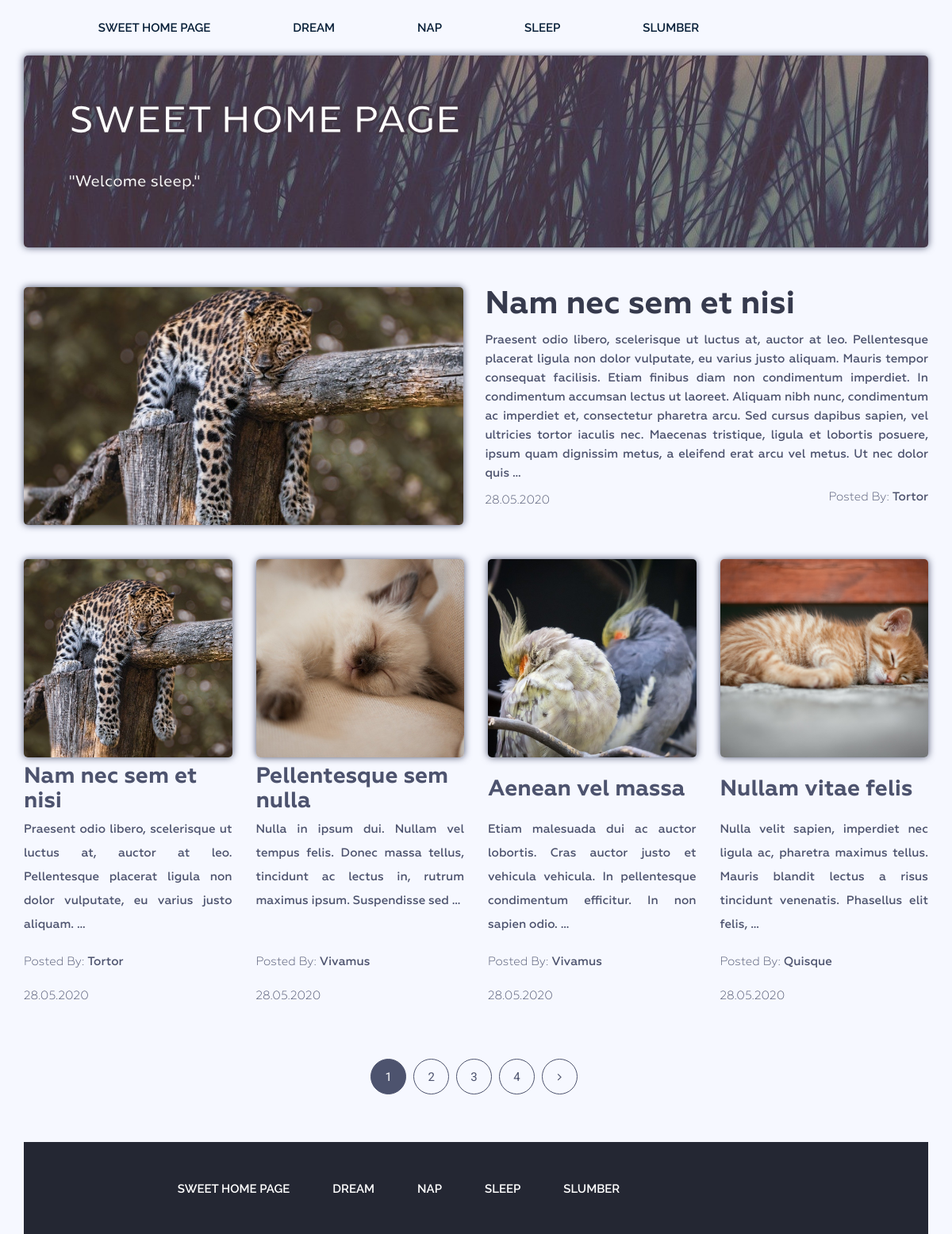
The page / on the database its author committed.
### blogapp/models.py (models this page shows)
class Category(models.Model):
    title = models.CharField(max_length=50)
    slug = models.SlugField(max_length=50, unique=True)
    quote = models.CharField(max_length=255)
    def __str__(self):
        return self.title
    def get_absolute_url(self):
        return reverse(viewname='category', kwargs={'slug': self.slug})
    class Meta:
        verbose_name_plural = 'Categories'
        ordering = ['title']

class Post(models.Model):
    title = models.CharField(max_length=150)
    slug = models.SlugField(max_length=150, unique=True)
    content = models.TextField(blank=True)
    author = models.CharField(max_length=150)
    created_at = models.DateTimeField(auto_now_add=True)
    photo = models.ImageField(upload_to='photos/%Y/%m/%d/', blank=True)
    views = models.IntegerField(default=0)
    category = models.ForeignKey(Category, on_delete=models.PROTECT, related_name='posts')
    tags = models.ManyToManyField(Tag, blank=True, related_name='posts')
    def __str__(self):
        return self.title
    def get_absolute_url(self):
        return reverse(viewname='post', kwargs={'slug': self.slug})
    class Meta:
        ordering = ['-created_at']

### blogapp/views.py (the view)
class HomePage(ListView):
    model = Post
    template_name = 'blogapp/index.html'
    context_object_name = 'posts'
    paginate_by = 4
    allow_empty = False
    def get_context_data(self, *, object_list=None, **kwargs):
        context = super().get_context_data(**kwargs)
        context['title'] = 'Sweet Home Page'
        return context

### blogapp/templatetags/menu_tags.py (called while the page is built)
@register.inclusion_tag('blogapp/menu_tpl.html')
def show_menu(menu_class='menu'):
    categories = Category.objects.all()
    return {'categories': categories, 'menu_class': menu_class, }

### blogapp/templates/blogapp/index.html (shortened to what this page needs)
{% extends 'base.html' %}
{% load static %}
{% load menu_tags %}
{% block content %}
<section class="bg-text-area">
    <div class="container">
        <div class="row">
            <div class="col-md-12">
                <div class="bg-text">
                    <h3>{{ title }}</h3>
                    {% if quote %}
                        <p>{{ quote }}</p>
                    {% else %}
                        <p>"Welcome sleep."</p>
                    {% endif %}
                </div>
            </div>
        </div>
    </div>
</section>
    <section class="blog-post-area">
    <div class="container">
        <div class="row">
            <div class="blog-post-area-style">
                    <div class="col-md-12">
                        <div class="single-post-big">
                            {% with posts|first as last_post %}
                            <div class="big-image">
                                <img src="{{ last_post.photo.url }}" height="10">
                            </div>
                            <div class="big-text">
                                <h3><a href="{{last_post.get_absolute_url}}">{{ last_post }}</a></h3>
                                <p>{{ last_post.content|safe|truncatewords_html:75 }}</p>
                                <h4><span class="date">{{last_post.created_at|date:"d.m.Y"}}</span><span class="author">Posted By: <span class="author-name">{{last_post.author}}</span></span>
                                </h4>
                            </div>
                            {% endwith %}
                        </div>
                    </div>
                    {% for post in posts %}
                    <div class="col-md-3">
                        <div class="single-post">
                                <img alt="" class="float-left mr-3" src="{{ post.photo.url }}">
                            <h3><a href="{{ post.get_absolute_url }}">{{ post.title }}</a></h3>
                            <span>{{ post.content|safe|truncatewords_html:20 }}</span>
                            <h4><span>Posted By: <span class="author-name">{{ post.author }}</span></span></h4>
                            <h4><span>{{ post.created_at|date:"d.m.Y"}}</span></h4>
                        </div>
                    </div>
                    {% endfor %}
            </div>
        </div>
    </div>
    {% include 'inc/_pagination.html' %}
</section>
{% endblock %}

### templates/base.html (shortened to what this page needs)
{% load static %}
<!DOCTYPE html>
<html lang="en">
<head>
    <link rel="stylesheet" href="{% static 'css/bootstrap.css' %}">
    <link rel="stylesheet" href="{% static 'css/font-awesome.min.css' %}">
    <link rel="stylesheet" href="{% static 'css/owl.carousel.min.css' %}">
    <link rel="stylesheet" href="{% static 'css/owl.theme.default.min.css' %}">
    <link rel="stylesheet" href="{% static 'style.css' %}">
    <link rel="stylesheet" href="{% static 'responsive.css' %}">
</head>
<body>
    <div class="wrapper">
        {% include 'inc/_header.html' %}
        {% block content %}{% endblock %}
        {% include 'inc/_footer.html' %}
    </div>
</body>
</html>

### templates/inc/_header.html
{% load menu_tags %}
<header class="header">
    <div class="container">
        <div class="row">
            <div class="col-md-10">
                {% show_menu %}
            </div>
        </div>
    </div>
</header>

### blogapp/templates/blogapp/menu_tpl.html
<div class="{{menu_class}}">
    <ul>
        <li><a href="{% url 'home' %}">Sweet Home Page</a></li>
        {% for item in categories %}
            <li><a href="{{ item.get_absolute_url }}">{{ item }}</a></li>
        {% endfor %}
    </ul>
</div>

### templates/inc/_pagination.html (shortened to what this page needs)
<div class="pegination">
    <div class="nav-links">
        {% if page_obj.has_other_pages %}
            {% for p in page_obj.paginator.page_range %}
                {% if page_obj.number == p %}
                    <span class="page-numbers current">{{ p }}</span>
                {% else %}
                    <a class="page-numbers" href="?page={{ p }}">{{ p }}</a>
                {% endif %}
            {% endfor %}
            {% if page_obj.has_next %}
                <a class="page-numbers" href="?page={{ page_obj.next_page_number }}"><i class="fa fa-angle-right" aria-hidden="true"></i></a>
            {% endif %}
        {% endif %}
    </div>
</div>

### templates/inc/_footer.html
{% load menu_tags %}
<footer class="footer">
    <div class="container">
        <div class="row">
            <div class="col-md-12">
                <div class="footer-bg">
                    <div class="row">
                        <div class="col-md-10">
                            {% show_menu 'footer-menu' %}
                        </div>
                    </div>
                </div>
            </div>
        </div>
    </div>
</footer>

### dartblogproject/static/style.css (style rules this page uses)
.wrapper header.header .menu { margin: 0; text-align: center; }
.wrapper header.header .menu ul { margin: 0; padding: 0; margin-right: 0px; }
.wrapper header.header .menu ul li { display: inline-block; list-style: outside none none; margin: 0 0px 0 0; }
.wrapper header.header .menu ul li a { color: rgb(6, 30, 55); font-family: "Raleway", sans-serif; font-size: 15px; font-weight: 600; line-height: 70px; padding: 26px 50px; text-decoration: none; text-transform: uppercase; }
.wrapper section.bg-text-area .bg-text { background-image: url(img/top_img.jpg); background-position-y: 80%; padding: 5%; box-shadow: 0 0 10px #4D536E; border-radius: 5px; }
.wrapper section.bg-text-area .bg-text h3 { color: #fff; font-family: Geometria; font-size: 50px; font-weight: 700; text-transform: uppercase; margin: 0; -webkit-text-stroke-width: 3px; -webkit-text-stroke-color: #443846; }
.wrapper section.bg-text-area .bg-text p { color: #fff; font-family: Geometria; font-size: 20px; font-weight: 500; line-height: 33px; margin: 30px 0px 10px; -webkit-text-stroke-width: 0.5px; -webkit-text-stroke-color: #443846; }
section.blog-post-area { margin-top: 50px; }
section.blog-post-area .big-image { float: left; width: 51%; padding-right: 27px; padding-bottom: 20px; }
section.blog-post-area .big-text { padding-left: 0px; padding-bottom: 15px; }
section.blog-post-area img { width: 100%; height: 250px; object-fit: cover; box-shadow: 0 0 10px #4D536E; border-radius: 5px; }
section.blog-post-area .single-post-big img { width: 100%; height: 300px; object-fit: cover; box-shadow: 0 0 10px #4D536E; border-radius: 5px; }
section.blog-post-area .big-text h3 { margin: 0 0 0 0; }
section.blog-post-area .big-text h3 a { font-family: Geometria; font-weight: 700; font-size: 40px; color: #363a4d; text-decoration: none; overflow-wrap: break-word; }
section.blog-post-area .big-text p { color: #4D536E; font-family: Geometria; font-size: 15px; font-weight: 500; line-height: 24px; padding-top: 0px; text-align: justify; text-decoration: none; }
section.blog-post-area .big-text h4 { margin-top: 0px; padding-top: 0px; position: relative; }
section.blog-post-area .single-post { padding-right: 0px; padding-top: 5%; margin: 10px 0px 10px; }
section.blog-post-area h4 span { font-family: Geometria; font-weight: 400; font-size: 15px; color: #4D536E; text-decoration: none; }
section.blog-post-area .big-text h4 span.author { float: right }
section.blog-post-area h4 span.author-name { font-weight: 500; }
.blog-post-area .single-post h3 a { font-family: Geometria; font-size: 28px; font-weight: 700; text-decoration: none; color: #4D536E; position: absolute; top: 50%; transform: translateY(-50%); }
.blog-post-area .single-post p { color: #4D536E; font-family: Geometria; font-size: 15px; font-weight: 500; line-height: 30px; padding-top: 0px; position: relative; text-align: justify; }
.blog-post-area .single-post h4 { margin-bottom: 12px; padding-top: 10px; position: relative; }
.blog-post-area .single-post h3 { margin: 5px 0 0px; height: 70px; position: relative; }
.blog-post-area .pegination { margin-top: 60px; margin-bottom: 60px; }
.blog-post-area .pegination .nav-links { margin: 0; padding: 0; text-align: center; }
.blog-post-area .pegination .nav-links .page-numbers { border: 1px solid #4d536e; border-radius: 50%; color: #4d536e; display: inline-block; font-family: "Roboto", sans-serif; font-size: 15px; font-weight: 400; height: 45px; line-height: 45px; list-style: outside none none; margin-right: 5px; text-align: center; width: 45px; }
.blog-post-area .pegination .nav-links .page-numbers.current { background: #4d536e; color: #fff; }
.blog-post-area .pegination .nav-links a { text-decoration: none; }
.wrapper footer.footer { height: 100px; }
.wrapper footer .footer-bg { background: #242733; overflow: hidden; }
.wrapper footer.footer .footer-menu { margin: 0; text-align: center; }
.wrapper footer.footer .footer-menu ul { line-height: 116px; margin: 0; padding: 0; }
.wrapper footer.footer .footer-menu ul li { display: inline; list-style: outside none none; margin: 0; padding: 0px 0px; }
.wrapper footer.footer .footer-menu ul li a { color: #fff; font-family: "Raleway", sans-serif; font-size: 15px; font-weight: 600; line-height: 70px; margin-left: 0px; padding: 25px 25px 25px; text-decoration: none; text-transform: uppercase; }
@media (min-width: 1200px) { .blog-post-area .single-post p { height: 150px; } }

### rows shown on the page
Category: title "DREAM"
Category: title "NAP"
Category: title "SLEEP"
Category: title "SLUMBER"
Post: photo (picture), title "Nam nec sem et nisi", content "Praesent odio libero, scelerisque ut luctus at, auctor at leo. Pellentesque placerat ligula non dolor vulputate, eu varius justo aliquam. Mauris tempor consequat facilisis. Etiam finibus diam non condimentum imperdiet. In condimentum accumsan lectus ut laoreet. Aliquam nibh nunc, condimentum ac imperdiet et, consectetur pharetra arcu. Sed cursus dapibus sapien, vel ultricies tortor iaculis nec. Maecenas tristique, ligula et lobortis posuere, ipsum quam dignissim metus, a eleifend erat arcu vel metus. Ut nec dolor quis …", created_at "28.05.2020", author "Tortor", content "Praesent odio libero, scelerisque ut luctus at, auctor at leo. Pellentesque placerat ligula non dolor vulputate, eu varius justo aliquam. …"
Post: photo (picture), title "Pellentesque sem nulla", content "Nulla in ipsum dui. Nullam vel tempus felis. Donec massa tellus, tincidunt ac lectus in, rutrum maximus ipsum. Suspendisse sed …", author "Vivamus", created_at "28.05.2020"
Post: photo (picture), title "Aenean vel massa", content "Etiam malesuada dui ac auctor lobortis. Cras auctor justo et vehicula vehicula. In pellentesque condimentum efficitur. In non sapien odio. …", author "Vivamus", created_at "28.05.2020"
Post: photo (picture), title "Nullam vitae felis", content "Nulla velit sapien, imperdiet nec ligula ac, pharetra maximus tellus. Mauris blandit lectus a risus tincidunt venenatis. Phasellus elit felis, …", author "Quisque", created_at "28.05.2020"

### other values the page prints
{{ title }} "SWEET HOME PAGE"
{{ p }} "1"
{{ p }} "2" "3" "4"
